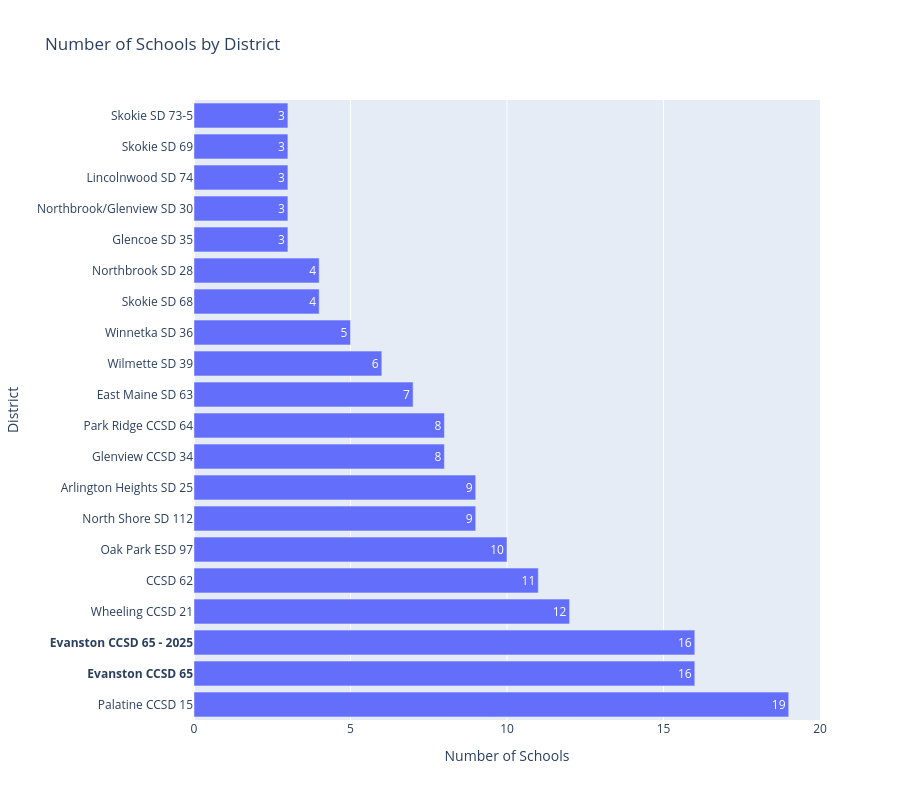

The notebook cell this image was saved under:
### Code cell
# School Count by district
school_num_by_district = salary_summary[salary_summary['Role'] == 'Admin'].sort_values('num_schools', ascending=False)

# Make Evanston label bold
y_labels = ['<b>' + district + '</b>' if district == 'Evanston CCSD 65' or district == 'Evanston CCSD 65 - 2025' else district 
            for district in school_num_by_district['District']]

# Plot Enrollment by District
fig = go.Figure()
fig.add_trace(go.Bar(
    x=school_num_by_district['num_schools'],
    y=y_labels,
    orientation='h',
    text=school_num_by_district['num_schools'],
    textposition='auto'
))
fig.update_layout(
    title='Number of Schools by District',
    xaxis_title='Number of Schools',
    yaxis_title='District',
    height=800
)
fig.show()

### Figure 1 — Plotly figure (JSON) as saved in the notebook; plotly's stock layout.template omitted (floating-point values rounded to 4 significant figures)
{"data": [{"orientation": "h", "text": [19.0, 16.0, 16.0, 12.0, 11.0, 10.0, 9.0, 9.0, 8.0, 8.0, 7.0, 6.0, 5.0, 4.0, 4.0, 3.0, 3.0, 3.0, 3.0, 3.0], "textposition": "auto", "type": "bar", "x": [19.0, 16.0, 16.0, 12.0, 11.0, 10.0, 9.0, 9.0, 8.0, 8.0, 7.0, 6.0, 5.0, 4.0, 4.0, 3.0, 3.0, 3.0, 3.0, 3.0], "y": ["Palatine CCSD 15", "<b>Evanston CCSD 65</b>", "<b>Evanston CCSD 65 - 2025</b>", "Wheeling CCSD 21", "CCSD 62", "Oak Park ESD 97", "North Shore SD 112", "Arlington Heights SD 25", "Glenview CCSD 34", "Park Ridge CCSD 64", "East Maine SD 63", "Wilmette SD 39", "Winnetka SD 36", "Skokie SD 68", "Northbrook SD 28", "Glencoe SD 35", "Northbrook/Glenview SD 30", "Lincolnwood SD 74", "Skokie SD 69", "Skokie SD 73-5"]}], "layout": {"height": 800, "title": {"text": "Number of Schools by District"}, "xaxis": {"title": {"text": "Number of Schools"}}, "yaxis": {"title": {"text": "District"}}}}
